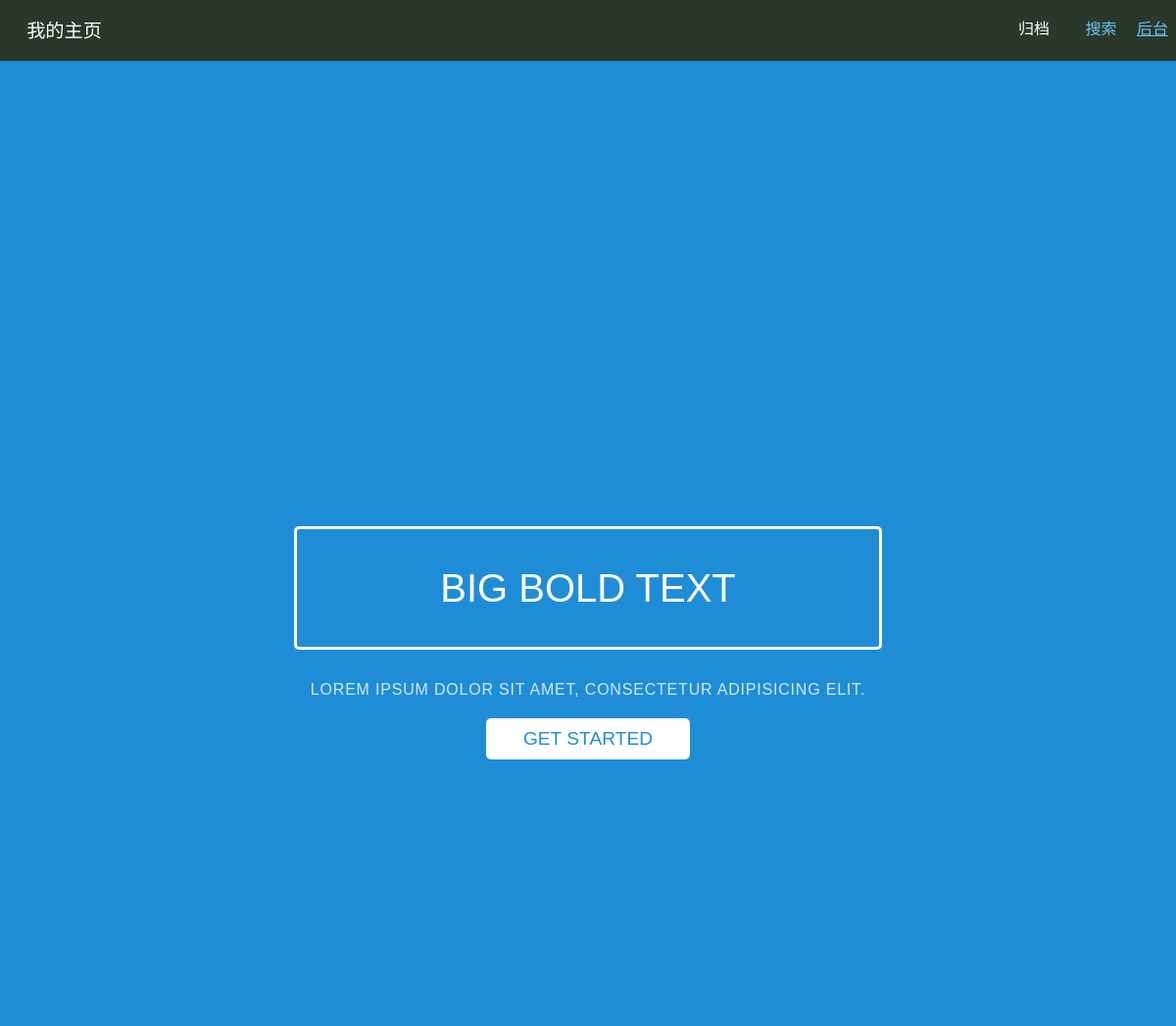
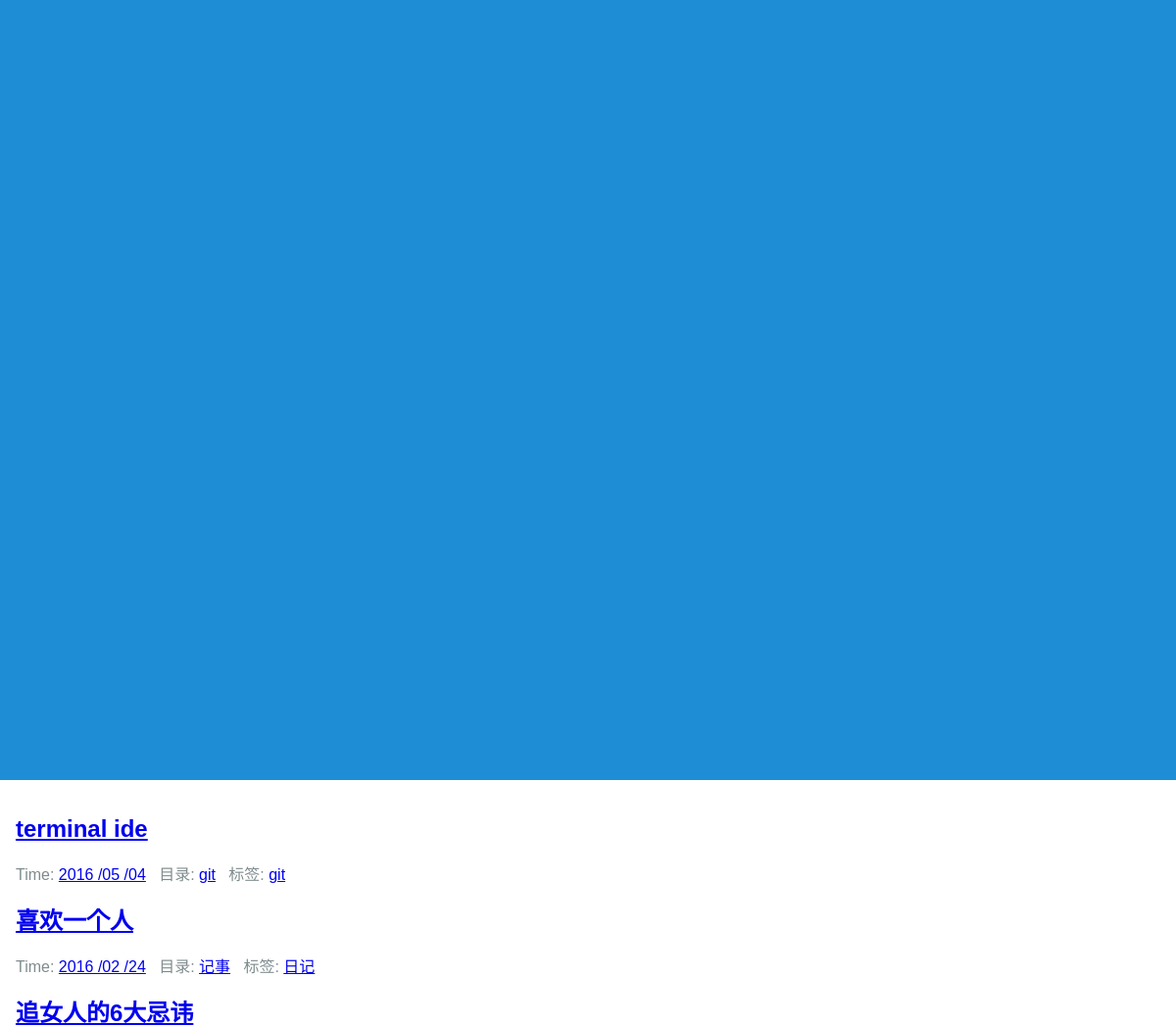
/archives/, run on the app's committed database (2 pictures, top to bottom).
### article/models.py (models this page shows, shortened)
class Article(models.Model):
    title = models.CharField("主题",max_length = 100)  #博客题目
    category = models.CharField("分类",max_length = 50, blank = True)  #博客分类 可为空
    tag = models.ManyToManyField(Tag, blank=True)  # 博客标签 可为空
    date_time = models.DateTimeField("日期",auto_now_add = True)  #博客日期
    content = models.TextField("正文",blank = True, null = True)  #博客文章正文
    class Meta:
        verbose_name = '主题'
        verbose_name_plural = '文章'
        ordering = ['-date_time']

class Tag(models.Model):
    tag_name = models.CharField("标签",max_length=64)
    class Meta:
        verbose_name = '标签'
        verbose_name_plural = '标签'
    def __unicode__(self):
        return self.tag_name

### article/views.py (the view)
# urls.py: url(r'^archives/$', 'article.views.archives', name = 'archives'),
def archives(request) :
    try:
        post_list = Article.objects.all()
    except Article.DoesNotExist :
        raise Http404
    return render(request, 'archives.html', {'post_list' : post_list,
                                            'error' : False})

### article/templates/archives.html
{% extends "base.html" %}
{% block content %}
<div class="posts">
    {% if error %}
        <h2 class="post-title">没有相关文章题目</h2>
    {% else %}
    {% for post in post_list %}
        <section class="post">
            <header class="post-header">
                <h2 class="post-title"><a href="{% url 'detail' id=post.id %}">{{ post.title }}</a></h2>
                    <p class="post-meta">
                        Time: <a class="post-author" href="#">{{ post.date_time |date:'Y /m /d'}}</a>&nbsp&nbsp
                        目录: <a class="post-category post-category-pure" href="{% url 'search_tag' tag=post.category %}">{{ post.category }}</a>&nbsp&nbsp
                        标签:
                          {% for tag in post.tag.all %}
                            <a class="post-category post-category-pure" href="#">{{ tag }}</a>
                          {% endfor %}
                    </p>
            </header>
        </section>
    {% endfor %}
    {% endif %}
</div>
{% endblock %}

### article/static/css/pure-min.css (style rules this page uses)
html { font-family:sans-serif;-ms-text-size-adjust:100%;-webkit-text-size-adjust:100% }
body { margin:0 }
article,aside,details,figcaption,figure,footer,header,hgroup,main,menu,nav,section,summary { display:block }
a { background-color:transparent }

### article/static/css/marketing.css (style rules this page uses)
* { -webkit-box-sizing: border-box; -moz-box-sizing: border-box; box-sizing: border-box; }
body { line-height: 1.7em; color: #7f8c8d; font-size: 13px; }
h1, h2, h3, h4, h5, h6, label { color: #34495e; }
@media (min-width: 48em) { body { font-size: 16px; } }

### data on the page
Article: title "terminal ide", date_time "2016 /05 /04", category "git"
Tag: tag_name "git"
Article: title "喜欢一个人", date_time "2016 /02 /24", category "记事"
Tag: tag_name "日记"
Article: title "追女人的6大忌讳"
